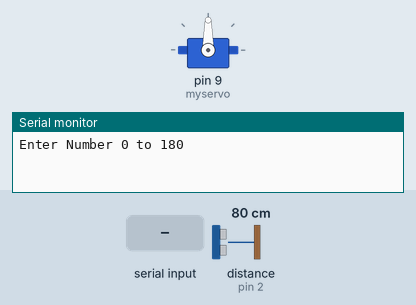
The sketch below on a simulated Arduino Uno, built with avr-gcc and run on an emulated ATmega328P. On the bench: servo, the last lines printed to the serial monitor. The inputs (shaded band) are chosen by the test bench; at power-on: distance to the obstacle (sensor on pin 2) 80 cm. The echo pulse lasts 58.3 µs per cm.

Above: at 1.2 s.
1.3 s: "1" received over Serial
At 2.7 s:
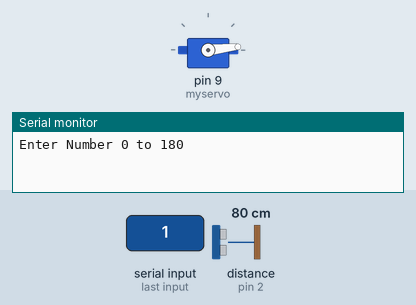
At 7.7 s:
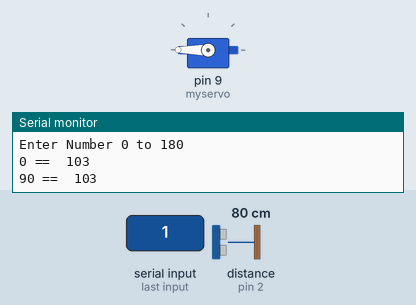
Timing chart, 0 to 11.8 s (numbered marks = the images above; inputs shaded):
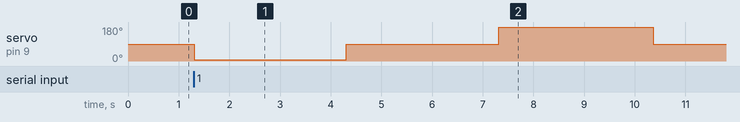

The sketch:

servo___hcsr04.ino
```cpp
#include <Servo.h>
 #define echoPin 2
#define trigPin 3
Servo myservo;
int pos ;

int maximumRange = 500;
int minimumRange = 0;
long vrijeme, udaljenost;
void setup() {
   pinMode(trigPin, OUTPUT);
 pinMode(echoPin, INPUT);

  myservo.attach(9);
 Serial.begin (9600);

 Serial.println("Enter Number 0 to 180 ");
}


void udaljenost11()
{
  digitalWrite(trigPin, LOW);
 delayMicroseconds(5);

 digitalWrite(trigPin, HIGH);
 delayMicroseconds(10);

 digitalWrite(trigPin, LOW);
 vrijeme = pulseIn(echoPin, HIGH);


 udaljenost = vrijeme/45;

 Serial.println(udaljenost);

 delay(1000);
 }


void loop() {


 if (Serial.available())
{
 char kod = Serial.read ();
  if (kod = '1')
  {
myservo.write(6);
delay(2000);
Serial.print("0 ==  ");
udaljenost11();

myservo.write(90);
delay(2000);
Serial.print("90 ==  ");
udaljenost11();

myservo.write(180);
delay(2000);
Serial.print("180 ==  ");
udaljenost11();


  }


}
delay(50);
myservo.write(90);

}
```

Measured:
- after the input at 1.3 s, servo on pin 9 (myservo): 90° → 6° at once, → 90° 3.0 s later, → 180° 3.0 s later, → 90° 3.1 s later
